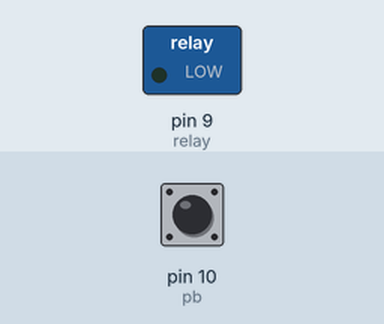
A sketch run on a simulated Arduino Uno, built with avr-gcc and run on an emulated ATmega328P. Parts: switched loads named in the sketch (green lamp = pin HIGH). Dashed ring = blinking. The test bench sets the inputs (shaded band); at power-on: pin 10 (pb) LOW. What the sketch prints to the serial monitor is not drawn.

Above: at 1.2 s.
1.3 s: pin 10 (pb) driven HIGH
At 2.2 s:
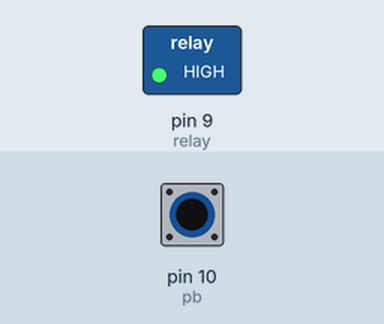
2.8 s: pin 10 (pb) driven LOW
At 3.5 s:
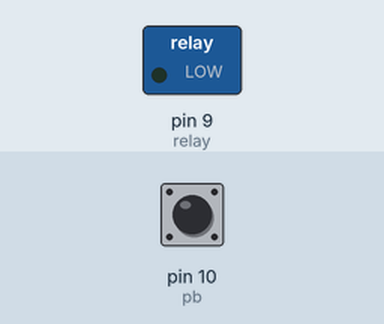
4.3 s: pin 10 (pb) pulsed HIGH 5 times (0.12 s each, 0.3 s apart)
At 4.66 s:
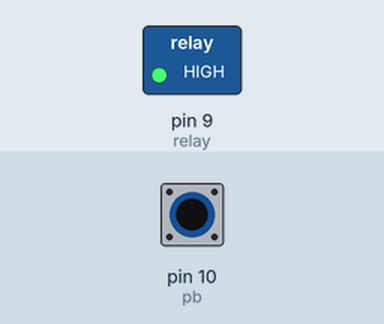
8.8 s: pin 10 (pb) pulsed HIGH 2 times (0.12 s each, 0.3 s apart)
At 10.1 s:
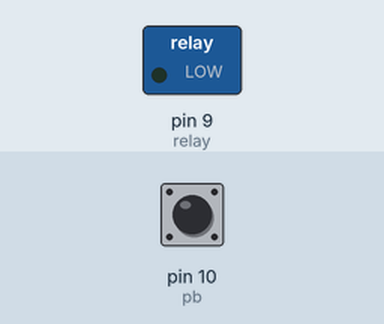
Timing chart, 0 to 11.8 s (numbered marks = the images above; inputs shaded):
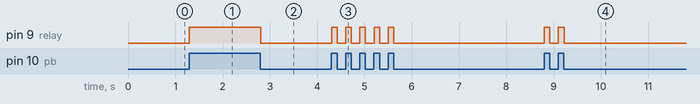

The sketch:

relay_dengan_push_on.ino
```cpp
// program push on dengan relay
int relay = 9;
int pb = 10;
void setup() {
  // put your setup code here, to run once:
 Serial.begin(9600);
 Serial.print("start");
 pinMode(relay, OUTPUT);
 pinMode(pb, INPUT);
}

void loop() {
  // put your main code here, to run repeatedly:
if ( digitalRead (pb) == 1){
 digitalWrite(relay, HIGH);
 Serial.println("On");
}
else {
digitalWrite(relay, LOW);
 Serial.println("off");
}
}
```

Measured:
- after the input at 1.3 s, pin 9 (relay): LOW → HIGH at once
- after the input at 2.8 s, pin 9 (relay): HIGH → LOW at once
- after the input at 4.3 s, pin 9 (relay): alternates HIGH for 0.12 s and LOW for 0.18 s, 10 changes in all, then stays LOW, starting at once
- after the input at 8.8 s, pin 9 (relay): alternates HIGH for 0.12 s and LOW for 0.18 s, 4 changes in all, then stays LOW, starting at once
